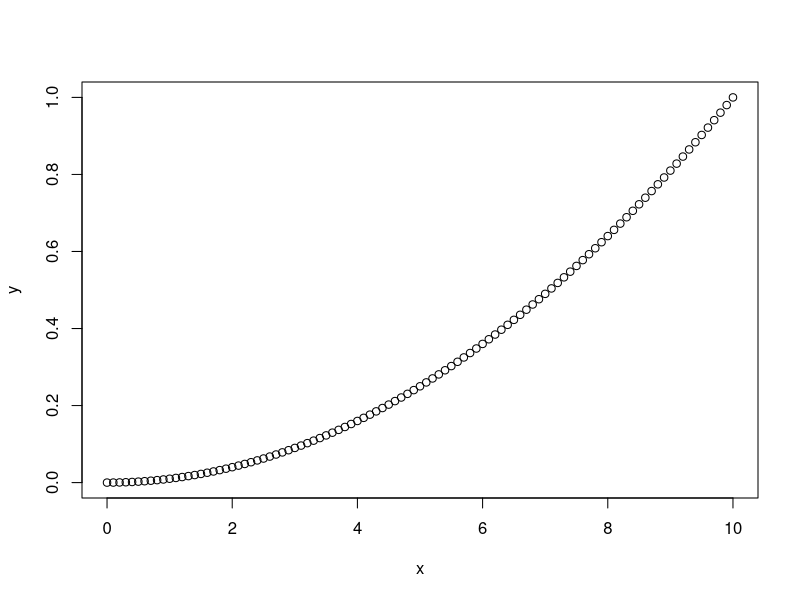
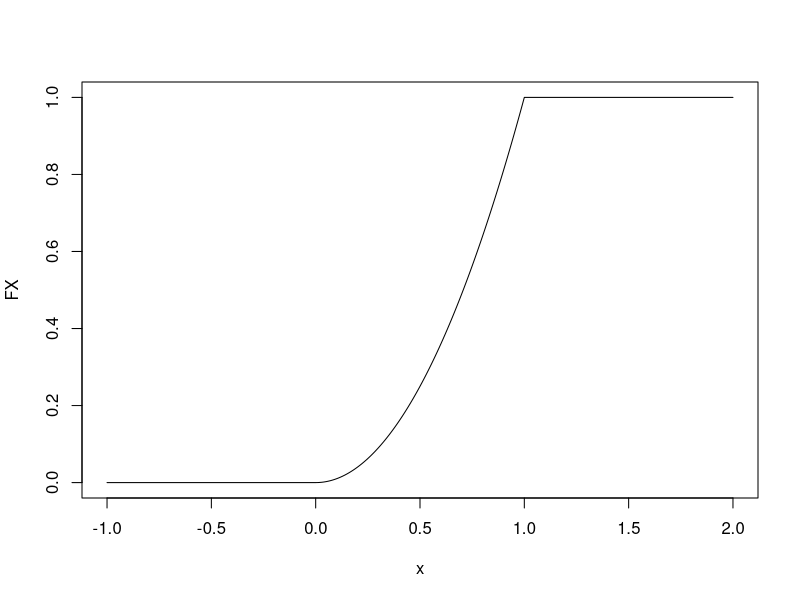
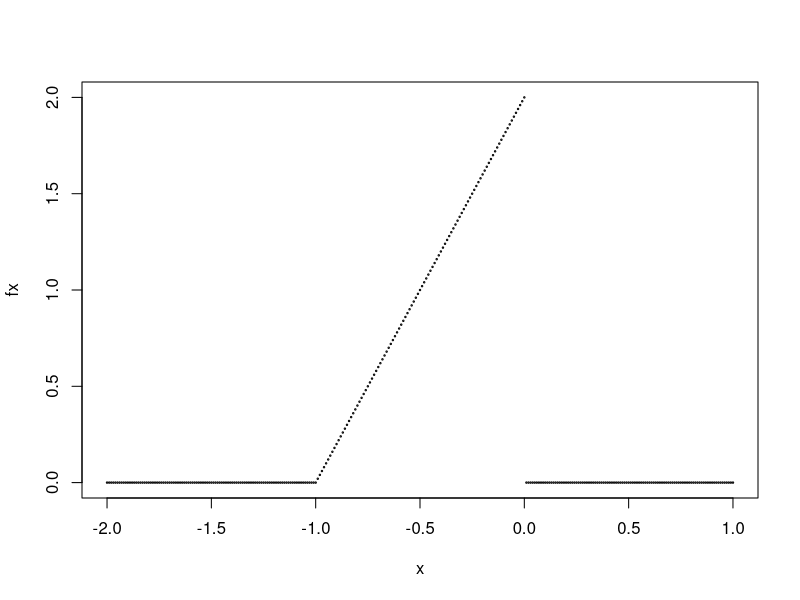
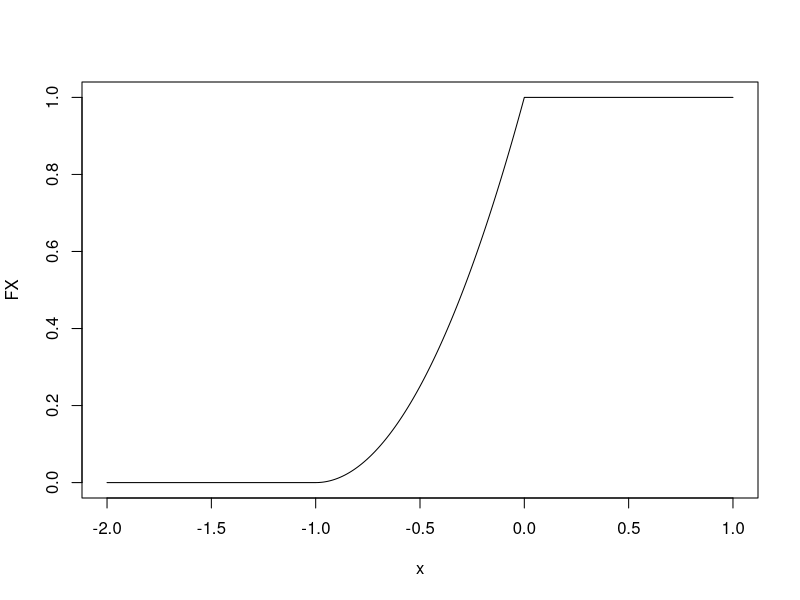
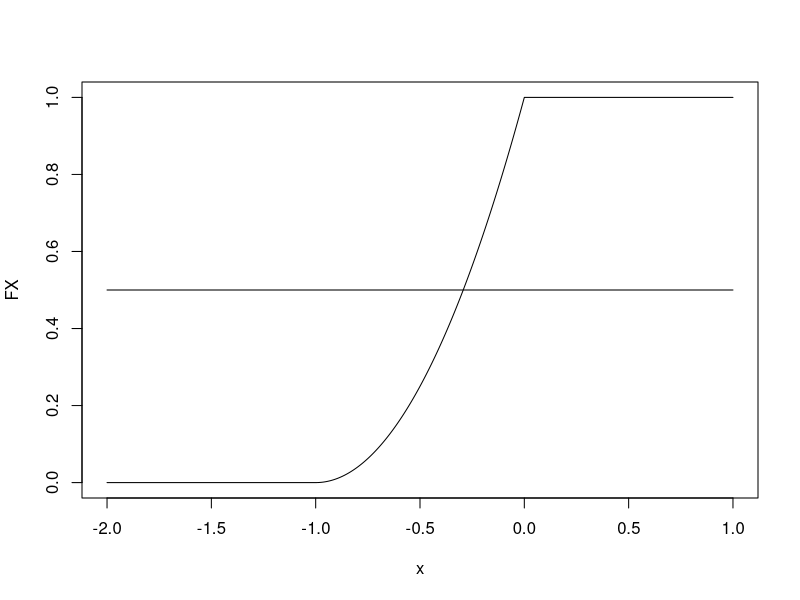
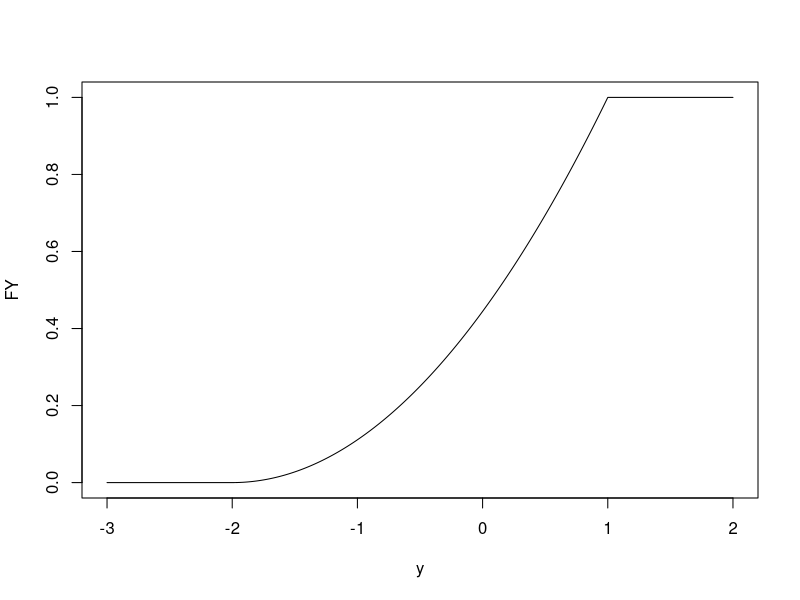
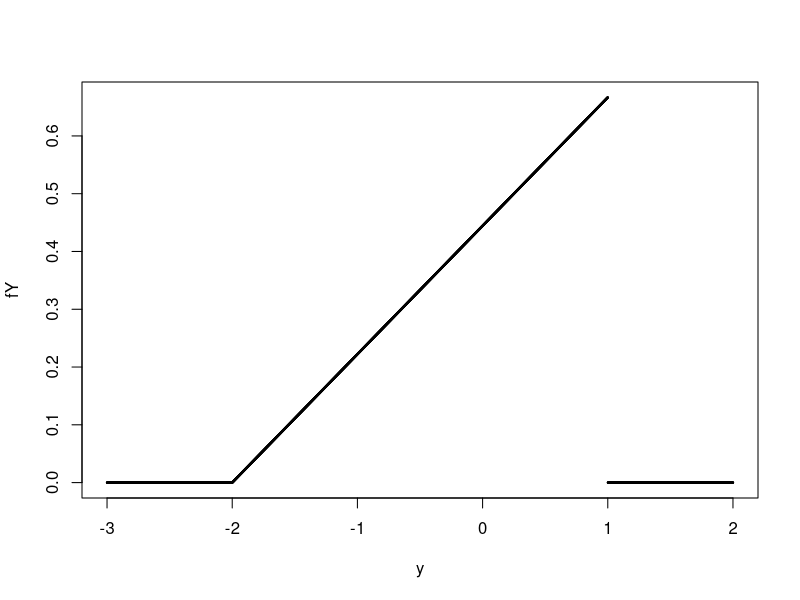
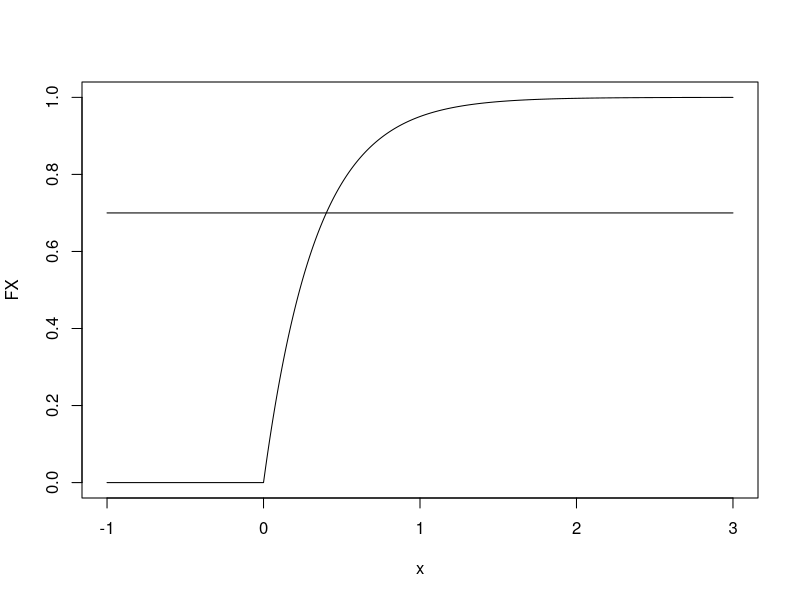

Reproduce these figures in R, in order.
# ......................................................................................
# ........................Exercise 4 - Continuous random variable.......................
# ......................................................................................
# ......................................................................................

# If text does not display correctly, set File \Reopen with Encoding ... to UTF-8 
# Use CTRL + SHIFT + O to display the contents of the script 
# Use CTRL + ENTER to run commands on a single line 

# **The content of this script is only as a supplementary illustration to the exercise,
# it is not necessary to know at the exam. It is important to be able to calculate
# manually.**
#  
# * Numerical integration in R ####
#  
# R function **integrate**integrate(f, a, b)=$\int_{a}^{b}f(x)dx$
#  
# - **f** is a R function(defined by us) which has one input argument - a vector of
# values in which to return its values
#  
# - **a** lower integration limit
#  
# - **b** upper integration limit
#  


f = function(x){return(x*x)} # x ^ 2
a = -1
b = 2
integrate(f, a, b)

x = seq(0,10,0.1)

y=x*x/100
plot(x,y)

(9*50-20^2)/9

#  Examples ####
#  
# * Example 1. ####
#  
# Random variable X has distribution function$F(x)=\begin{cases} 0    &      x \leq
# 0 \\ cx^2 &  0 < x \leq 1 \\ 1    &  1 < x \end{cases}$What values can the
# constant c take?
#  


# derivative of F(x) is the density of density f(x)
# corresponding probability density at interval<0.1>
f = function(x){return(2*x)} # f(x)=2x
a = 0
b = 1
integrate(f, a, b)$value

# c=1, so the distribution function looks like this:
F.dist = function(x){
    res = x*x     # x ^ 2
    res[x<=0] = 0 # 0 for x<=0
    res[x>1] = 1  # 1 for x>1
    return(res)
}

x = seq(from = -1, to = 2, by = 0.01) # points on the x-axis
FX = F.dist(x) # values of F(x)
plot(x, FX, type = 'l') # draw as a line


# * Example 2. ####
#  
# The distribution of a random variable X is given by the density$f(x)=\begin{cases}
# 2x+2 & x \in <-1;0> \\ 0    & x \notin <-1;0> \end{cases}$Specify:
#  
# ** 2. a) ####
#  
# $F(x)$,
#  


f.dens = function(x){
    res = 2*x + 2 
    # watch out for x<-1 because '<-' is in the assignment line
    res[x < -1] = 0 # 0 for x<=0
    res[x > 0] = 0  # 1 for x>1
    return(res)
}

x = seq(from = -2, to = 1, by = 0.01) # points on the x-axis
fx = f.dens(x) # values of f(x)
plot(x, fx, cex=0.2) # draw dots(cex is the size)


F.dist = function(x){
    res = x*x+2*x+1     # x ^ 2 + 2x + 1
    res[x < -1] = 0 # 0 for x<=0
    res[x > 0] = 1  # 1 for x>1
    return(res)
}

x = seq(from = -2, to = 1, by = 0.01) # points on the x-axis
FX = F.dist(x) # values of f(x)
plot(x, FX, type='l') # draw dots(cex is the size)


# ** 2. b) ####
#  
# P(−2 ≤ X ≤ 0.5), P(−2 ≤ X ≤ −1), P(X>0.5), P(X=0.3)
#  


# P(−2 ≤ X ≤.50.5)
integrate(f.dens, -2, -0.5)$value
integrate(f.dens, -1, -0.5)$value

# P(−2 ≤ X − −1)
integrate(f.dens, -2, -1)$value

# P(X>0.5)
integrate(f.dens, 0.5, 1e16)$value # This will not always work


# P(X=0.3)
integrate(f.dens, 0.3, 0.3)$value
# it is clear that this probability is 0
# corresponds to the integral sa=b, ie with zero size on the x-axis


# ** 2. c) ####
#  
# mean, variance and standard deviation of the random variable X.
#  


# E(X)
x_fx = function(x){
    fx = f.dens(x)
    return(x*fx)
} 
# we integrate only where we know that f(x) is nonzero
E_X = integrate(x_fx, -1, 0)$value
E_X
-1/3

# E(X ^ 2)
xx_fx = function(x){
    fx = f.dens(x) 
    return(x*x*fx)
} 
# we integrate only where we know that f(x) is nonzero
E_XX = integrate(xx_fx, -1, 0)$value
E_XX
1/6

# D(X)
D_X = E_XX - E_X^2
D_X
1/18

# sigma(x)
std_X = sqrt(D_X)
std_X
sqrt(2)/6

# ** 2. d) ####
#  
# mode $\hat{x}$
#  


# mode=0


# ** 2. e) ####
#  
# median $x_{0,5}$
#  


x = seq(from = -2, to = 1, by = 0.001) # points on the x-axis
FX = F.dist(x)
plot(x, FX, type='l')
lines(c(-2, 1),c(0.5, 0.5))

x[FX >= 0.5][1] # first element zx for which F(x)>=0.5
(-2+sqrt(2))/2

# * Example 3. ####
#  
# The random variable Y is defined as: Y=3X + 1, where X is the random variable from the
# previous example. Specify:
#  
# ** 3. a) ####
#  
# $F_Y(y)$
#  


FY.dist = function(y){
    # calculated from the relation FY(y)=P(Y<y)=P(3X + 1<y)=...
    x = (y-1)/3 
    FY = F.dist(x)
    return(FY)
}
y = seq(from = -3, to = 2, by = 0.001) # points on the x-axis
FY = FY.dist(y)
plot(y, FY, type='l')

# ** 3. b) ####
#  
# $f_Y(y)$
#  


# derivation of F_Y
fY.dens = function(y){
    res = 2/9*(y + 2) 
    res[y < -2] = 0 # 0 for x<-2
    res[y > 1] = 0  # 1 for x>1
    return(res)
}
integrate(fY.dens,-2,1)$value # total integral check
y = seq(from = -3, to = 2, by = 0.001) # points on the x-axis
fY = fY.dens(y)
plot(y, fY, cex=0.2)

# ** 3. c) ####
#  
# E(Y), D(Y), σ(Y)
#  


# E(Y)
y_fy = function(y){
    fy = fY.dens(y)
    return(y*fy)
} 
# we integrate only where we know that f(y) is nonzero
E_Y = integrate(y_fy, -2, 1)$value
E_Y
0

# alternatively
E_Y = 3*E_X + 1
E_Y

# E(Y ^ 2)
yy_fy = function(y){
    fy = fY.dens(y)
    return(y*y*fy)
} 
# we integrate only where we know that f(y) is nonzero
E_YY = integrate(yy_fy, -2, 1)$value
E_YY
1/2

# D(Y)
D_Y = E_YY - E_Y^2
D_Y
1/2

# alternatively
D_Y = 3^2*D_X
D_Y

# sigma(Y)
sqrt(D_Y)
sqrt(2)/2

# * Example 4 ####
#  
# Calculate $\omega$ such that a random variable X with probability
# density:$f(x)=\begin{cases} 0 & x < 0 \\ 3e^{-3x}    & x \geq 0 \end{cases}$is
# greater than $\omega$ with probability 0.3.
#  


F.dist = function(x){
    res = 1 - exp(-3*x)
    res[x < 0] = 0 # 0 for x<=0
    return(res)
}

x = seq(from = -1, to = 3, by = 0.001) # points on the x-axis
FX = F.dist(x)
plot(x, FX, type='l')
lines(c(-1, 3),c(0.7, 0.7))

x[FX >= 0.7][1]

-1/3*log(0.3)



